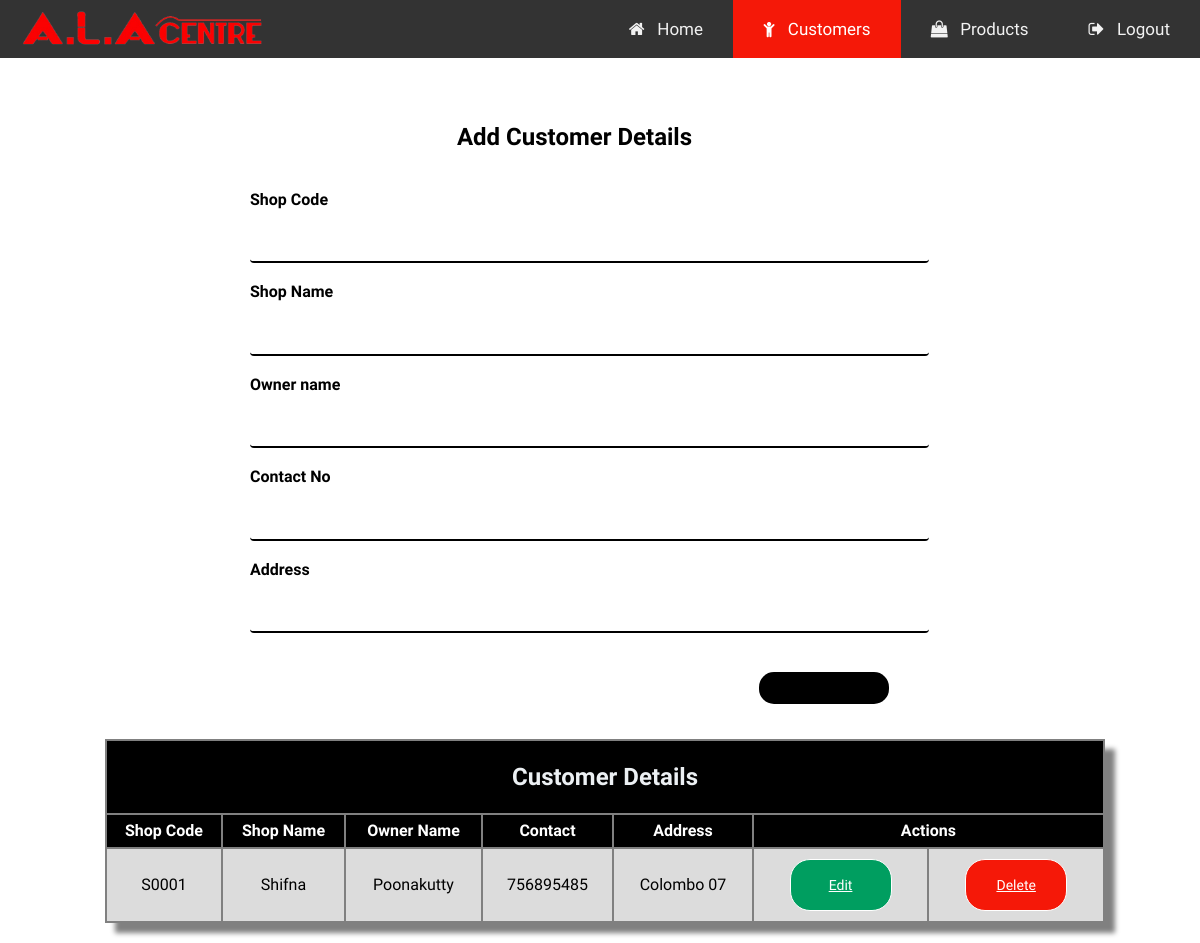
/customer.php, run on an earlier commit of the app's database.
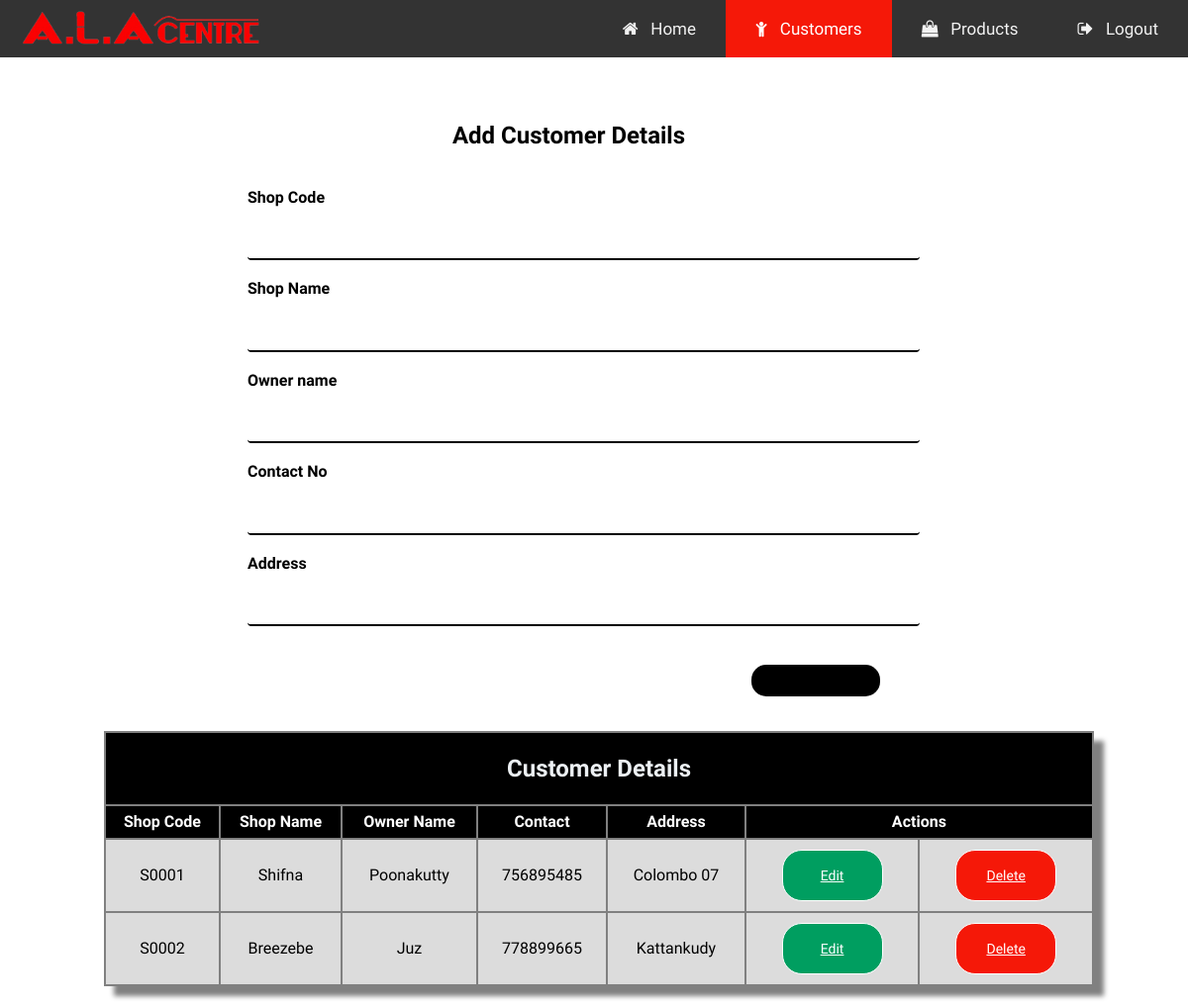
And on a later commit of the database.
### tables this page shows
CREATE TABLE `customers` (
  `shop_code` varchar(5) NOT NULL,
  `shop_name` varchar(40) NOT NULL,
  `owner` varchar(40) NOT NULL,
  `contact` int(40) NOT NULL,
  `address` varchar(40) NOT NULL
);

### customer_process.php (called while the page is built, shortened)
<?php
    $shop_code = "";
    $shop_name = "";
    $owner = "";
    $contact = "";
    $address = "";
    $edit_state = false;
    $db = mysqli_connect('localhost','root','','ala_center');
    $results = mysqli_query($db, "SELECT * FROM customers");
?>

### customer.php (the view, shortened to what this page needs)
<?php
include('customer_process.php');
?>
<!DOCTYPE html>
<html>
<head>
    <link rel="stylesheet" href="https://cdnjs.cloudflare.com/ajax/libs/font-awesome/4.7.0/css/font-awesome.min.css">
    <link rel="stylesheet" href="style/style.css">
    <link rel="stylesheet" href="style/form.css">
    <link rel="stylesheet" href="style/tablestyle.css">
</head>
<body>
    <div class="topnav" id="myTopnav">
        <img src="img/logo3.png" style="height:50px; float:left; position:relative; left:20px; top:5px;">
        <a href="logout.php"><i class="fa fa-sign-out" aria-hidden="true"></i> &#8287 Logout</a>
        <a href="product.php"><i class="fa fa-shopping-bag" aria-hidden="true"></i> &#8287 Products</a>
        <a href="customer.php" class="active"><i class="fa fa-child" aria-hidden="true"></i> &#8287 Customers</a>
        <a href="home.php"><i class="fa fa-home" aria-hidden="true"></i> &#8287 Home</a>
    </div>
    <div class="container">
    <div class="main">
        <div class="content">
        <form class="form" action="customer_process.php" method="POST" style="position:relative; top:15px; ">
            <h2 style="text-transform: capitalize; color:black;">Add Customer Details</h2><br>
            <div class="form-group">
                <label>Shop Code</label>
                <input class="form-control" type="text" name="shop_code" size="50" value="<?php echo $shop_code; ?>" required><br>
                <label>Shop Name</label>
                <input class="form-control" type="text" name="shop_name" size="50" value="<?php echo $shop_name; ?>"  required><br>
                <label>Owner name</label>
                <input class="form-control" type="text" name="owner" size="50" value="<?php echo $owner; ?>" required><br>
                <label>Contact No</label>
                <input class="form-control" type="text" name="contact" size="50" value="<?php echo $contact; ?>" required><br>
                <label>Address</label>
                <input class="form-control" type="text" name="address" size="50" value="<?php echo $address; ?>" required><br>
            </div>
            <?php if ($edit_state == false): ?>
            <button class="button" type="submit" name='save' value="Save"></button>
            <?php else: ?>
            <button class="button" type="submit" name='update' value="Update"></button>
            <?php endif ?>
        </form>
    </div>
</div>
<div class="tableview">
        <table class="table">
            <tr>
                <th colspan="7" style="background-color:black; color:white">
                    <h2>Customer Details</h2>
                </th>
            </tr>
            <tr style="background-color:black; color:white">
                <th>Shop Code</th>
                <th>Shop Name</th>
                <th>Owner Name</th>
                <th>Contact</th>
                <th>Address</th>
                <th colspan="2">Actions</th>
            </tr>
            <?php while ($row = mysqli_fetch_array($results)){ ?>
                <tr>
                <td><?php echo $row['shop_code'];?></td>
                <td><?php echo $row['shop_name'];?></td>
                <td><?php echo $row['owner'];?></td>
                <td><?php echo $row['contact'];?></td>
                <td><?php echo $row['address'];?></td>
                <td><a class="btn1" href="customer.php?edit=<?php echo $row['shop_code']; ?>"> Edit</a></td>
                <td><a class="btn" href="customer_process.php?del=<?php echo $row['shop_code']; ?> "> Delete</a></td>
            </tr>
            <?php } ?>
        </table>
    </div>
</body>
</html>

### style/style.css (style rules this page uses)
body { margin: 0; font-family: 'Oswald', Arial, Helvetica, sans-serif; }
.topnav { overflow: hidden; background-color: #333; }
.topnav a { float: right; display: block; color: #f2f2f2; text-align: center; padding: 19px 30px; text-decoration: none; font-size: 17px; }
.topnav a.active { background-color: #f51808; color: white; }

### style/form.css (style rules this page uses)
.container { max-width: 1000px; margin: 0 auto; }
.container .main { align-items: center; position: relative; display: flex; margin: 30px 0; }
.container .form { margin-left: 150px; align-self: center; width:100%; height:60%; background:#ffffff; border-radius:8px; border-radius: 20px; display: inline-block; }
.container h2 { text-align: center; color: #ecf0f3; text-transform: capitalize; }
.container label { font-weight: bold; font-size: 16px; color:#000000; }
.container input { width:100%; font-size: 15px; padding:15px; background:none; outline:none; resize:none; border:0; font-family:'Montserrat',sans-serif; border-bottom:2px solid #000000; }
.container form .button { margin: 20px 10px; float: right; width:20%; border-radius: 15px; background-color: black; border: white; color: #fff; padding: 16px 32px; text-align: center; font-size: 20px; }
.form-control { display: block; width: 100%; padding: .375rem .75rem; font-size: 1rem; line-height: 1.5; color: #495057; background-color:#fff; background-clip: padding-box; border: 1px solid #ced4da; border-radius: .25rem; transition: border-color .15s ease-in-out,box-shadow .15s ease-in-out; }

### style/tablestyle.css (style rules this page uses)
.container .table { align-content: center; border-color: #252f38; background-color:grey; width: 100%; box-shadow: 10px 10px 5px grey; line-height: 30px; color: black; border-width: 1px; margin-bottom: 20px; }
.tableview { display: inline-block; float: left; margin-left: 5px; width: 100%; }
.table .btn1 { display: inline-block; border: 1px solid white; background-color: #009E60; border-radius: 20px; margin: 5px; margin-left: 5px; padding: 10px 10px 10px 10px; color: white; font-size: 14px; cursor: pointer; width: 80px; }
.table .btn { display: inline-block; border: 1px solid white; background-color: #f51808; border-radius: 20px; margin: 5px; margin-left: 5px; padding: 10px 10px 10px 10px; color: white; font-size: 14px; cursor: pointer; width: 80px; }
td { text-align: center; background-color: #DCDCDC; margin-top: 5px; padding: 5px 5px 5px 5px; }

What changed in the data, as far as the page shows it:
added customers: shop_code "S0002", shop_name "Breezebe", owner "Juz", contact "778899665", address "Kattankudy"
